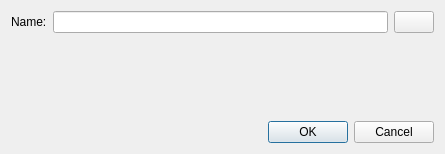
<?xml version="1.0" encoding="UTF-8"?>
<ui version="4.0">
 <class>SVStructuralUnitCreationDialog</class>
 <widget class="QDialog" name="SVStructuralUnitCreationDialog">
  <property name="geometry">
   <rect>
    <x>0</x>
    <y>0</y>
    <width>445</width>
    <height>154</height>
   </rect>
  </property>
  <property name="windowTitle">
   <string>Dialog</string>
  </property>
  <layout class="QVBoxLayout" name="verticalLayout" stretch="0,0,0">
   <item>
    <layout class="QHBoxLayout" name="horizontalLayout_2">
     <item>
      <widget class="QLabel" name="label">
       <property name="text">
        <string>Name:</string>
       </property>
      </widget>
     </item>
     <item>
      <widget class="QLineEdit" name="lineEditUnitName"/>
     </item>
     <item>
      <widget class="QtExt::ColorButton" name="pushButtonColor">
       <property name="text">
        <string/>
       </property>
      </widget>
     </item>
    </layout>
   </item>
   <item>
    <spacer name="verticalSpacer">
     <property name="orientation">
      <enum>Qt::Vertical</enum>
     </property>
     <property name="sizeHint" stdset="0">
      <size>
       <width>20</width>
       <height>40</height>
      </size>
     </property>
    </spacer>
   </item>
   <item>
    <widget class="QDialogButtonBox" name="buttonBoxCreateUnit">
     <property name="orientation">
      <enum>Qt::Horizontal</enum>
     </property>
     <property name="standardButtons">
      <set>QDialogButtonBox::Cancel|QDialogButtonBox::Ok</set>
     </property>
    </widget>
   </item>
  </layout>
 </widget>
 <customwidgets>
  <customwidget>
   <class>QtExt::ColorButton</class>
   <extends>QPushButton</extends>
   <header location="global">QtExt_ColorButton.h</header>
  </customwidget>
 </customwidgets>
 <resources/>
 <connections>
  <connection>
   <sender>buttonBoxCreateUnit</sender>
   <signal>accepted()</signal>
   <receiver>SVStructuralUnitCreationDialog</receiver>
   <slot>accept()</slot>
   <hints>
    <hint type="sourcelabel">
     <x>227</x>
     <y>134</y>
    </hint>
    <hint type="destinationlabel">
     <x>157</x>
     <y>153</y>
    </hint>
   </hints>
  </connection>
  <connection>
   <sender>buttonBoxCreateUnit</sender>
   <signal>rejected()</signal>
   <receiver>SVStructuralUnitCreationDialog</receiver>
   <slot>reject()</slot>
   <hints>
    <hint type="sourcelabel">
     <x>295</x>
     <y>140</y>
    </hint>
    <hint type="destinationlabel">
     <x>286</x>
     <y>153</y>
    </hint>
   </hints>
  </connection>
 </connections>
</ui>
